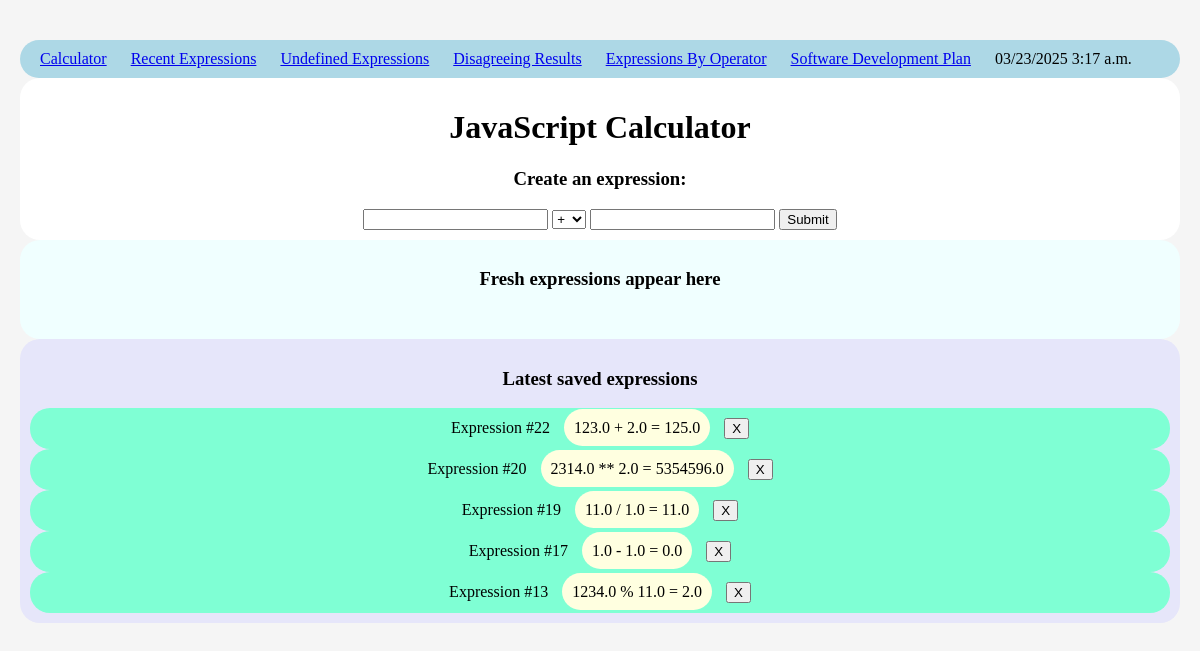
Screenshot of /calculator/ with the database file from the repository.
### calculator/models.py (models this page shows)
class Expression(models.Model):
    num1 = models.FloatField()
    operator = models.ForeignKey(Operator, on_delete=models.RESTRICT)
    num2 = models.FloatField()
    defined = models.BooleanField()
    agree = models.BooleanField()
    PYAnswer = models.FloatField()
    JSAnswer = models.FloatField()

class Operator(models.Model):
    symbol = models.CharField(max_length=2)
    name = models.CharField(max_length=100)

### calculator/views.py (the view)
# urls.py: path('', views.calculator, name='calculator'),
def calculator(request):
    lastID = 1
    latest_expression_list = []
    if Expression.objects.order_by("-id").exists():
        latest_expression_list = Expression.objects.order_by("-id")
        lastID = int(latest_expression_list[0].id) + 1
    print("lastID:"+str(lastID))
    context = {
        'lastID': lastID,
        'latest_expression_list': latest_expression_list[:5]
    }
    return render(request, 'calculator/calculator.html', context)

### calculator/templates/calculator/calculator.html (shortened to what this page needs)
<!DOCTYPE html>
<html lang="en">
    <head>
        {% load static %}
        <link rel="stylesheet" href="{% static 'calculator/style.css' %}">
    </head>
    <body>
        <div id="token">{% csrf_token %}</div>
        {% include 'calculator/nav.html'%}
        <div id="calc" class="calc">
            <h1 class="header">JavaScript Calculator</h1>
            <h3>Create an expression:</h3>
            <span>
                <label>
                    <input id="num1" name="num1" type="number">
                </label>
                <label>
                    <select id="operator" name="operator">
                        <option value="+">+</option>
                    </select>
                </label>
                <label>
                    <input id="num2" name="num2" type="number">
                </label>
                <input id="submit" type="submit" value="Submit">
            </span>
        </div>
        <div id="dynamic" class="dynamic">
            <h3>Fresh expressions appear here</h3>
            <div id="container"></div>
        </div>
        {% if latest_expression_list %}
        <div id="saved" class="saved">
            <h3>Latest saved expressions</h3>
            {% for expression in latest_expression_list %}
            <form class="valid" method="post" action="{% url 'calculator:removeRecord' expression.id %}">
                <span>Expression #{{expression.id}}</span>
                <span class="math">{{expression.num1}} {{expression.operator.symbol}} {{expression.num2}} = {{expression.PYAnswer}}</span>
                <span><input type="submit" value="X"></span>
            </form>
            {% endfor %}
        </div>
        {% endif %}
    </body>
</html>

### calculator/templates/calculator/nav.html (shortened to what this page needs)
<!DOCTYPE html>
<html lang="en">
  <head>
      {% load static %}
      <link rel="stylesheet" href="{% static 'calculator/style.css' %}">
  </head>
  <body>
    <div class="link">
        <span><a href="{% url 'calculator:calculator' %}">Calculator</a></span>
        <span><a href="{% url 'calculator:recent_expressions' %}">Recent Expressions</a></span>
        <span><a href="{% url 'calculator:undefined_expressions' %}">Undefined Expressions</a></span>
        <span><a href="{% url 'calculator:disagreeing_results' %}">Disagreeing Results</a></span>
        <span><a href="{% url 'calculator:expressions_by_operator' %}">Expressions By Operator</a></span>
        <span><a href="{% url 'calculator:plan' %}">Software Development Plan</a></span>
        <span>{% now "SHORT_DATETIME_FORMAT" %}</span>
    </div>
  </body>
</html>

### calculator/static/calculator/style.css (style rules this page uses)
body { background-color: whitesmoke; color: black; font-family: "American Typewriter", serif; font-style: normal; font-size: medium; padding: 10px; margin: 10px; }
.link { background-color: lightblue; color: black; padding: inherit; border-radius: 20px; }
span { padding: inherit; }
a { padding: unset; }
div { padding: inherit; }
.calc { border-radius: 20px; text-align: center; margin: 0 auto; padding: inherit; background-color: white; }
.dynamic { border-radius: 20px; text-align: center; margin: 0 auto; padding: inherit; background-color: azure; }
.valid { border-radius: 20px; text-align: center; margin: 0 auto; padding: inherit; background-color: aquamarine; }
.saved { border-radius: 20px; text-align: center; margin: 0 auto; padding: inherit; background-color: lavender; }
.math { border-radius: 20px; text-align: center; margin: 0 auto; padding: inherit; background-color: lightyellow; }

### rows the page displays
Expression: id "22", num1 "123.0", operator.symbol "+", num2 "2.0", PYAnswer "125.0"
Expression: id "20", num1 "2314.0", operator.symbol "**", num2 "2.0", PYAnswer "5354596.0"
Expression: id "19", num1 "11.0", operator.symbol "/", num2 "1.0", PYAnswer "11.0"
Expression: id "17", num1 "1.0", operator.symbol "-", num2 "1.0", PYAnswer "0.0"
Expression: id "13", num1 "1234.0", operator.symbol "%", num2 "11.0", PYAnswer "2.0"
